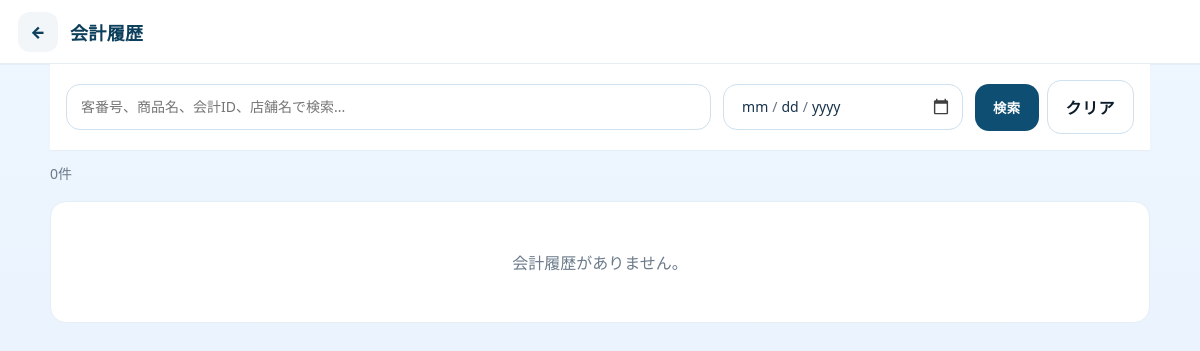
/public/history (signed in), run on an earlier commit of the app's database.
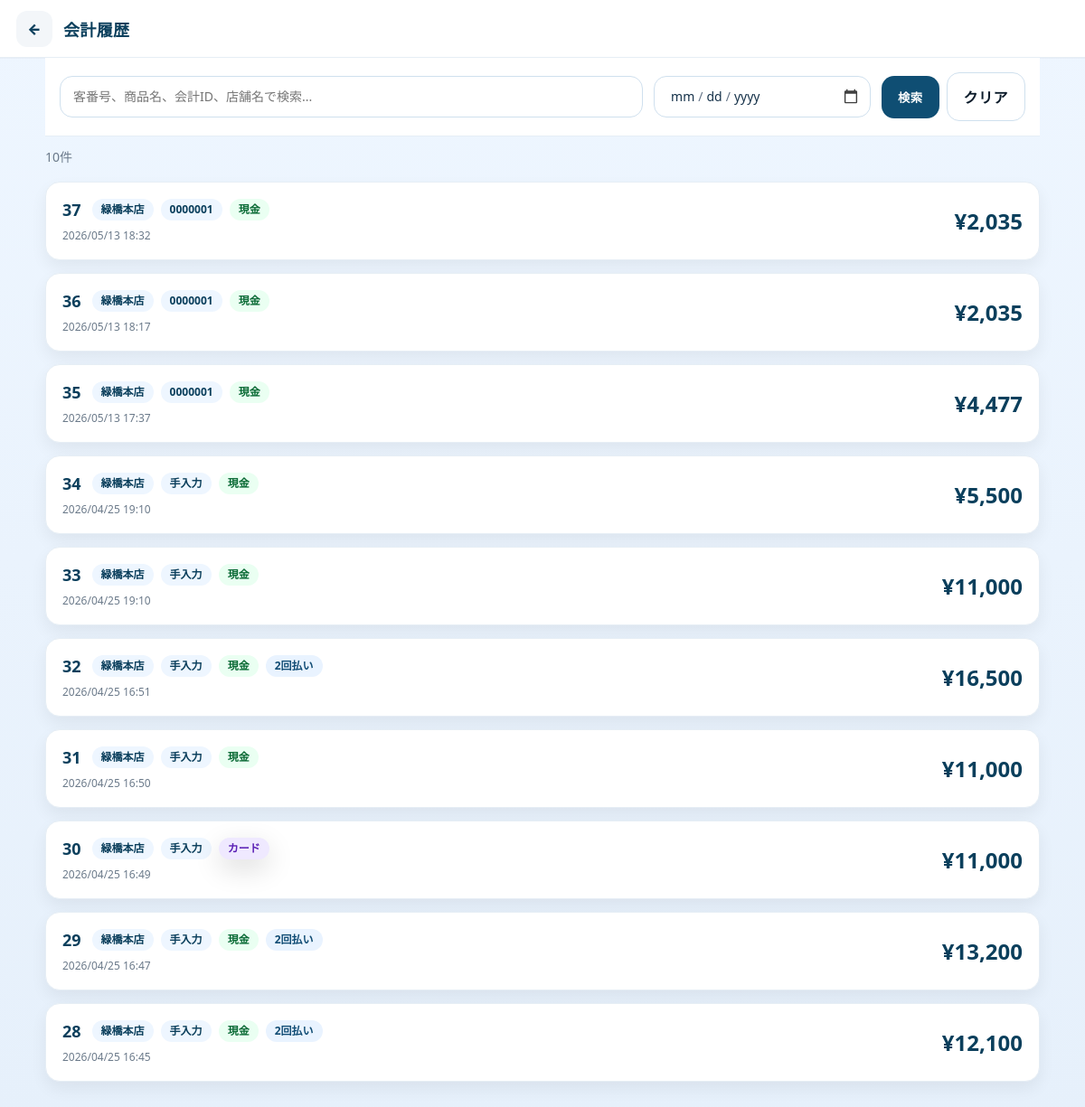
And on a later commit of the database.
### tables this page shows
CREATE TABLE `bill` (
  `bill_id` bigint(20) NOT NULL AUTO_INCREMENT COMMENT '???vID?i?̔ԁj',
  `order_bill_id` bigint(20) NOT NULL,
  `store_id` char(2) NOT NULL COMMENT '?X??ID',
  `bill_time` datetime NOT NULL COMMENT '???v????????',
  `subtotal_amount` int(11) NOT NULL COMMENT '?Ŕ????v',
  `discount_amount` int(11) NOT NULL COMMENT '???????v',
  `tax_amount` int(11) NOT NULL COMMENT '??????',
  `total_amount` int(11) NOT NULL COMMENT '?ō????v',
  PRIMARY KEY (`bill_id`),
  KEY `idx_bill_order_bill_id` (`order_bill_id`),
  KEY `idx_bill_store_id` (`store_id`),
  KEY `idx_bill_bill_time` (`bill_time`),
  CONSTRAINT `fk_bill_order_bill` FOREIGN KEY (`order_bill_id`) REFERENCES `order_bill` (`order_bill_id`) ON UPDATE CASCADE,
  CONSTRAINT `fk_bill_store` FOREIGN KEY (`store_id`) REFERENCES `stores` (`store_id`) ON UPDATE CASCADE,
  CONSTRAINT `chk_bill_amounts_non_negative` CHECK (`subtotal_amount` >= 0 and `discount_amount` >= 0 and `tax_amount` >= 0 and `total_amount` >= 0)
);

### src/Views/history/index.php (the view, shortened to what the rows shown need)
<?php
$BASE_URL = '/regi/public';
$bills = is_array($bills ?? null) ? $bills : [];
$pagination = $pagination ?? [
    'page'       => 1,
    'perPage'    => 20,
    'totalCount' => 0,
    'totalPages' => 1,
    'hasPrev'    => false,
    'hasNext'    => false,
    'prevPage'   => 1,
    'nextPage'   => 1,
];
$currentKeyword = trim((string)($_GET['keyword'] ?? ''));
$currentDate = trim((string)($_GET['date'] ?? ''));
function historyIndexH(mixed $value): string
{
    return htmlspecialchars(
        (string)$value,
        ENT_QUOTES,
        'UTF-8'
    );
}
function historyIndexPayClass(string $payMethod): string
{
    return match (strtoupper(trim($payMethod))) {
        'CASH'             => 'cash',
        'CARD',
        'CREDIT_CARD'      => 'card',
        'ELECTRONIC_MONEY' => 'emoney',
        'QR',
        'QR_PAYMENT'       => 'qr',
        default            => '',
    };
}
?>
<!doctype html>
<html lang="ja">
<head>
  <link
    rel="stylesheet"
    href="<?= historyIndexH($BASE_URL) ?>/assets/css/app.css"
  >
  <link
    rel="stylesheet"
    href="<?= historyIndexH($BASE_URL) ?>/assets/css/history.css?v=8"
  >
</head>
<body>
<div class="history-page">
  <header class="app-header">
    <div class="app-header__left">
      <a
        class="app-back"
        href="<?= historyIndexH($BASE_URL) ?>/home"
        aria-label="戻る"
      >
        ←
      </a>
      <h1 class="app-title">
        会計履歴
      </h1>
    </div>
  </header>
  <form
    class="history-filters"
    method="get"
    action="<?= historyIndexH($BASE_URL) ?>/history"
  >
    <div class="history-search">
      <input
        class="input"
        type="text"
        id="historySearchInput"
        name="keyword"
        value="<?= historyIndexH($currentKeyword) ?>"
        placeholder="客番号、商品名、会計ID、店舗名で検索..."
      >
    </div>
    <div class="history-date">
      <input
        class="input"
        type="date"
        id="historyDateInput"
        name="date"
        value="<?= historyIndexH($currentDate) ?>"
      >
    </div>
    <div class="history-filter-actions">
      <button
        class="btn btn-primary"
        type="submit"
      >
        検索
      </button>
      <a
        class="btn btn-outline"
        href="<?= historyIndexH($BASE_URL) ?>/history"
      >
        クリア
      </a>
    </div>
  </form>
  <div class="history-result-summary">
    <?= number_format((int)($pagination['totalCount'] ?? 0)) ?>件
  </div>
  <div
    class="history-list"
    id="historyList"
  >
    <?php if ($bills !== []): ?>
      <?php foreach ($bills as $bill): ?>
        <?php
        $billId = (string)($bill['billId'] ?? '');
        $payMethod = (string)($bill['payMethod'] ?? '');
        $payLabel = (string)($bill['payLabel'] ?? '');
        $payClass = historyIndexPayClass($payMethod);
        $storeName = trim((string)($bill['storeName'] ?? ''));
        $storeId = trim((string)($bill['storeId'] ?? ''));
        $storeText = $storeName !== ''
            ? $storeName
            : $storeId;
        $customerIdText = (string)(
            $bill['customerIdText']
            ?? '手入力'
        );
        $datetime = (string)($bill['datetime'] ?? '');
        $total = (int)($bill['total'] ?? 0);
        $paymentCount = (int)(
            $bill['paymentCount']
            ?? $bill['payment_count']
            ?? 0
        );
        $detailUrl =
            $BASE_URL
            . '/history/detail?bill_id='
            . rawurlencode($billId);
        ?>
        <button
          type="button"
          class="history-card"
          data-history-detail-url="<?= historyIndexH($detailUrl) ?>"
          data-bill-id="<?= historyIndexH($billId) ?>"
          aria-label="会計ID <?= historyIndexH($billId) ?> の詳細を表示"
        >
          <div class="history-card-left">
            <div class="history-card-top">
              <div class="history-id">
                <?= historyIndexH($billId) ?>
              </div>
              <div class="history-chips">
                <?php if ($storeText !== ''): ?>
                  <span class="history-chip">
                    <?= historyIndexH($storeText) ?>
                  </span>
                <?php endif; ?>
                <span class="history-chip">
                  <?= historyIndexH($customerIdText) ?>
                </span>
                <?php if ($payLabel !== ''): ?>
                  <span
                    class="history-chip <?= historyIndexH($payClass) ?>"
                  >
                    <?= historyIndexH($payLabel) ?>
                  </span>
                <?php endif; ?>
                <?php if ($paymentCount > 1): ?>
                  <span class="history-chip multiple">
                    <?= $paymentCount ?>回払い
                  </span>
                <?php endif; ?>
              </div>
            </div>
            <div class="history-card-sub">
              <?= historyIndexH($datetime) ?>
            </div>
          </div>
          <div class="history-card-right">
            <div class="history-amount">
              ¥<?= number_format($total) ?>
            </div>
          </div>
        </button>
      <?php endforeach; ?>
    <?php else: ?>
      <div class="history-empty">
        会計履歴がありません。
      </div>
    <?php endif; ?>
  </div>
</div>
</body>
</html>

### public/index.php (shortened to what the rows shown need)
<?php
$ROOT = dirname(__DIR__);
$BASE_PATH = '/regi/public';
$method = $_SERVER['REQUEST_METHOD'] ?? 'GET';
$uri = $_SERVER['REQUEST_URI'] ?? '/';
$path = parse_url($uri, PHP_URL_PATH) ?? '/';
if ($BASE_PATH !== '' && str_starts_with($path, $BASE_PATH)) {
    $path = substr($path, strlen($BASE_PATH));
}
$path = $path === '' ? '/' : $path;
$routesFile = $ROOT . '/src/Routes/web.php';
$routes = require $routesFile;
function compile_route(string $routePath): array
{
    preg_match_all('#\{([a-zA-Z_][a-zA-Z0-9_]*)\}#', $routePath, $m);
    $paramNames = $m[1] ?? [];
    $pattern = preg_replace('#\{[a-zA-Z_][a-zA-Z0-9_]*\}#', '([^/]+)', $routePath);
    $pattern = '#^' . $pattern . '$#';
    return [$pattern, $paramNames];
}
foreach ($routes as $route) {
    [$routeMethod, $routePath, $handler] = $route;
    $routeMethod = strtoupper((string)$routeMethod);
    if ($routeMethod !== $method) {
        continue;
    }
    $routePath = (string)$routePath;
    [$pattern, $paramNames] = compile_route($routePath);
    if (!preg_match($pattern, $path, $matches)) {
        continue;
    }
    array_shift($matches);
    $params = [];
    [$class, $action] = explode('@', $handler, 2);
    $class = trim($class);
    $action = trim($action);
    $controller = new $fullClass();
    $args = array_values($params);
    $controller->$action(...$args);
    exit;
}

What changed in the data, as far as the page shows it:
added bill: bill_id "37", storeText "緑橋本店", customerIdText "0000001", payLabel "現金", datetime "2026/05/13 18:32", total_amount "2,035"
added bill: bill_id "36", storeText "緑橋本店", customerIdText "0000001", payLabel "現金", datetime "2026/05/13 18:17", total_amount "2,035"
added bill: bill_id "35", storeText "緑橋本店", customerIdText "0000001", payLabel "現金", datetime "2026/05/13 17:37", total_amount "4,477"
added bill: bill_id "34", storeText "緑橋本店", customerIdText "手入力", payLabel "現金", datetime "2026/04/25 19:10", total_amount "5,500"
added bill: bill_id "33", storeText "緑橋本店", customerIdText "手入力", payLabel "現金", datetime "2026/04/25 19:10", total_amount "11,000"
added bill: bill_id "32", storeText "緑橋本店", customerIdText "手入力", payLabel "現金", paymentCount "2", datetime "2026/04/25 16:51", total_amount "16,500"
added bill: bill_id "31", storeText "緑橋本店", customerIdText "手入力", payLabel "現金", datetime "2026/04/25 16:50", total_amount "11,000"
added bill: bill_id "30", storeText "緑橋本店", customerIdText "手入力", payLabel "カード", datetime "2026/04/25 16:49", total_amount "11,000"
added bill: bill_id "29", storeText "緑橋本店", customerIdText "手入力", payLabel "現金", paymentCount "2", datetime "2026/04/25 16:47", total_amount "13,200"
added bill: bill_id "28", storeText "緑橋本店", customerIdText "手入力", payLabel "現金", paymentCount "2", datetime "2026/04/25 16:45", total_amount "12,100"
Also different on the page:
new list line: "← 会計履歴   検索 クリア 10 件"
list line gone: "← 会計履歴   検索 クリア 0 件 会計履歴がありません。"
